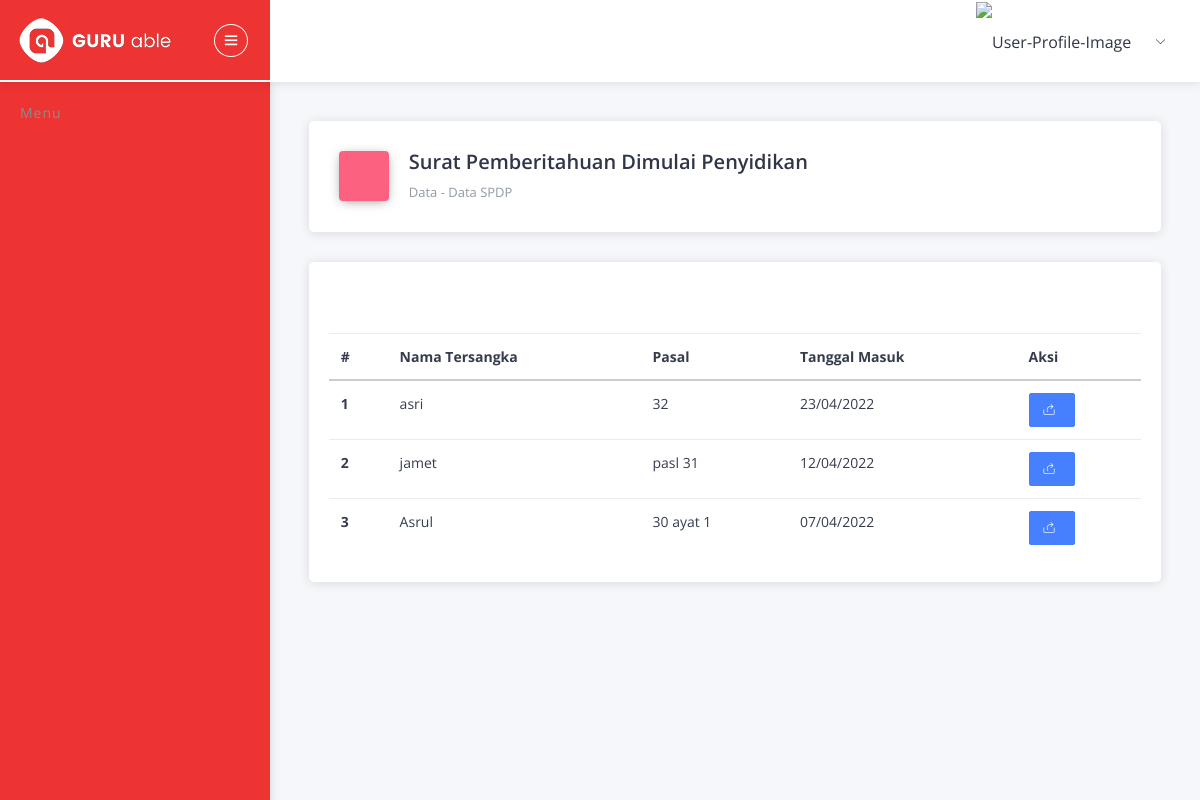
The app's page /index.php/user/waka, older data.
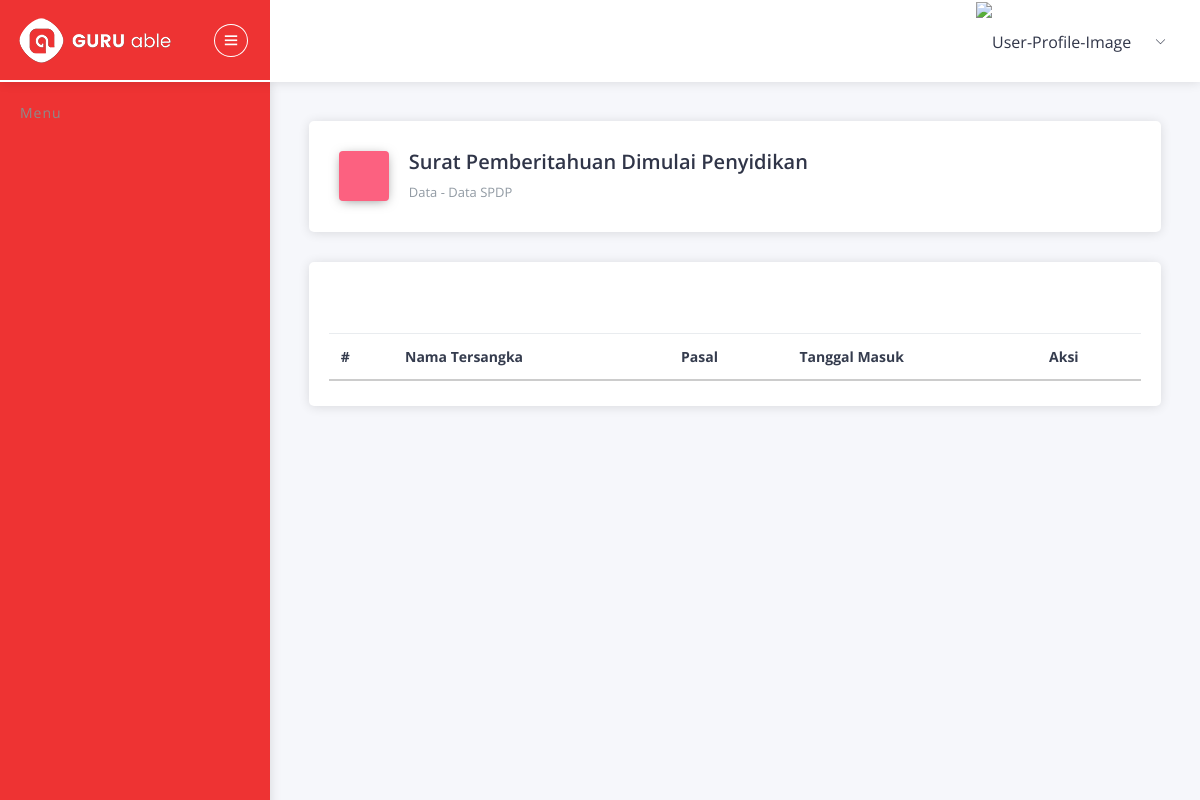
The same page, newer data.
### tables this page shows
CREATE TABLE `data_pelapor` (
  `id` int(5) NOT NULL,
  `penyidik` int(5) DEFAULT NULL,
  `nama_tersangka` varchar(255) DEFAULT NULL,
  `pasal` varchar(255) DEFAULT NULL,
  `waka` int(5) DEFAULT NULL,
  `jpu` int(5) DEFAULT NULL,
  `kasi` int(5) DEFAULT NULL,
  `aspidum` int(5) DEFAULT NULL,
  `koor` int(5) NOT NULL,
  `tgl` date DEFAULT NULL,
  `s1` enum('y','n') NOT NULL,
  `s1_tgl` date NOT NULL,
  `p17` enum('Sudah','Belum') NOT NULL DEFAULT 'Belum',
  `berkas` enum('Sudah','Belum','Expose','Proses') DEFAULT 'Proses',
  `exposes` enum('Sudah','Belum','a') NOT NULL DEFAULT 'a',
  `jexposes` int(5) NOT NULL,
  `hasil_exposes` enum('P-18','P-21') DEFAULT NULL,
  `tgl_hasile` date DEFAULT NULL,
  `petunjuk` enum('Belum','Sudah') DEFAULT NULL,
  `kejari` int(5) NOT NULL,
  `tgl_t2` datetime DEFAULT NULL,
  `t2` enum('Belum','Sudah','Proses') DEFAULT 'Proses'
);

### application/controllers/User.php (called while the page is built, shortened)
<?php
class User extends CI_Controller
{
    public function __construct()
    {
        $this->load->model('User_model');
        $this->load->model('Spdp_model');
    }
    public function waka()
    {
        $id = $this->session->userdata('id_user');
        $data['spdp'] = $this->User_model->getWakaById($id);
        $this->load->view('template/atas');
        $this->load->view('user/v_wakajati', $data);
        $this->load->view('template/bawah');
    }
}

### index.php (called while the page is built, shortened)
<?php
require_once BASEPATH.'core/CodeIgniter.php';

### application/models/User_model.php (called while the page is built, shortened)
<?php
class User_model extends CI_model
{
    public function getWakaById($id)
    {
        $this->db->select('*');
        $this->db->from('data_pelapor');
        $this->db->order_by('tgl', 'DESC');
        $this->db->where('data_pelapor.waka', $id);
        $query = $this->db->get();
        return $query->result_array();
    }
}

### application/views/user/v_wakajati.php (the view, shortened to what the changed rows need)
<div class="pcoded-content">
    <div class="pcoded-inner-content">
        <div class="main-body">
            <div class="page-wrapper">
                <div class="page-body">
                    <div class="row">
                        <div class="col-sm-12">
                            <div class="card">
                                <div class="card-block">
                                    <br>
                                    <div class="card-block table-border-style">
                                        <div class="table-responsive">
                                            <table id="example" class="table">
                                                <thead>
                                                    <tr>
                                                        <th>#</th>
                                                        <th>Nama Tersangka</th>
                                                        <th>Pasal</th>
                                                        <th>Tanggal Masuk</th>
                                                        <th>Aksi</th>
                                                    </tr>
                                                </thead>
                                                <tbody>
                                                    <?php $no = 1;
                                                    foreach ($spdp as $value) : ?>
                                                        <tr>
                                                            <th scope="row"><?= $no++ ?></th>
                                                            <td><?= $value['nama_tersangka'] ?></td>
                                                            <td><?= $value['pasal'] ?></td>
                                                            <td><?= date("d/m/Y", strtotime($value['tgl'])); ?></td>
                                                            <td>
                                                                <?php
                                                                $id = $value['id'];
                                                                $sql2 = "SELECT id, tgl FROM data_pelapor WHERE  id=$id && s1='y' && berkas='Belum' && jexposes = 0";
                                                                $query2 = $this->db->query($sql2);
                                                                $sql3 = "SELECT id, tgl FROM data_pelapor WHERE  id=$id && s1='y' && t2 = 'Sudah'";
                                                                $query3 = $this->db->query($sql3);
                                                                $sql21 = "SELECT id, tgl FROM data_pelapor WHERE  id=$id && s1='y' && berkas='Expose' && jexposes = 0";
                                                                $query21 = $this->db->query($sql21);
                                                                $tidak = "SELECT id, tgl FROM data_pelapor WHERE  id=$id && s1='y' && berkas='Sudah' && exposes='Sudah'";
                                                                $queryt = $this->db->query($tidak);
                                                                $tidak2 = "SELECT id, tgl FROM data_pelapor WHERE  id=$id && s1='y' && berkas='Expose' && jexposes > 0";
                                                                $queryt2 = $this->db->query($tidak2);
                                                                $sqlwait = "SELECT id, tgl FROM data_pelapor WHERE  id=$id && s1='n' OR s1='y' && berkas='Proses' ";
                                                                $wait = $this->db->query($sqlwait);
                                                                $sql4 = "SELECT id, tgl FROM data_pelapor WHERE  id=$id && s1='n' && berkas='Proses' && p17 ='Sudah' ";
                                                                $wait4 = $this->db->query($sql4);
                                                                if ($query2->num_rows() > 0) { ?>
                                                                    <a href="<?= base_url() ?>user/wexposes/<?= $value['id']; ?>" class="btn btn-primary btn-sm">
                                                                        <i class="ti-share">Exposes</i>
                                                                    </a>
                                                                    <?php
                                                                } elseif ($query21->num_rows() > 0) { ?>
                                                                    <a href="<?= base_url() ?>user/wexposes/<?= $value['id']; ?>" class="btn btn-primary btn-sm">
                                                                        <i class="ti-share">Exposes</i>
                                                                    <?php
                                                                } elseif ($queryt->num_rows() > 0) { ?>
                                                                    Selesai
                                                                    <?php
                                                                } elseif ($queryt2->num_rows() > 0) { ?>
                                                                    Selesai
                                                                    <?php
                                                                } elseif ($query3->num_rows() > 0) { ?>
                                                                    Selesai
                                                                    <?php
                                                                } elseif ($wait4->num_rows() > 0) { ?>
                                                                    Selesai
                                                                    <?php
                                                                } elseif ($wait->num_rows() > 0) { ?>
                                                                    Menunggu Proses
                                                                <?php } else { ?>
                                                                    <a href="<?= base_url() ?>user/w1/<?= $value['id']; ?>" class="btn btn-primary btn-sm">
                                                                        <i class="ti-share"></i>
                                                                    </a>
                                                                <?php
                                                                }
                                                                ?>
                                                            </td>
                                                        </tr>
                                                    <?php endforeach ?>
                                                </tbody>
                                            </table>
                                        </div>
                                    </div>
                                </div>
                            </div>
                        </div>
                    </div>
                </div>
            </div>
        </div>
    </div>
</div>

Row changes from the older to the newer data that the page shows:
no longer on this page (row edited): data_pelapor: nama_tersangka "asri", pasal "32", tgl "23/04/2022"
removed data_pelapor: nama_tersangka "jamet", pasal "pasl 31", tgl "12/04/2022"
removed data_pelapor: nama_tersangka "Asrul", pasal "30 ayat 1", tgl "07/04/2022"
